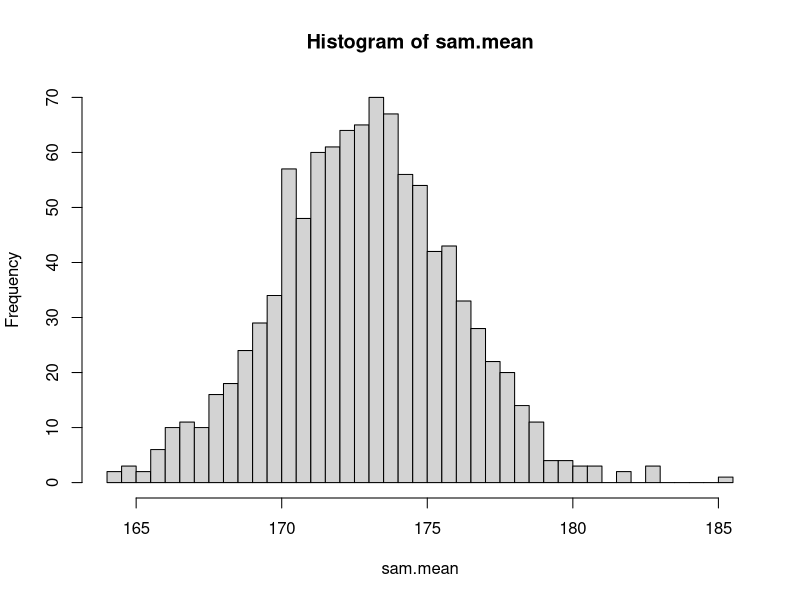
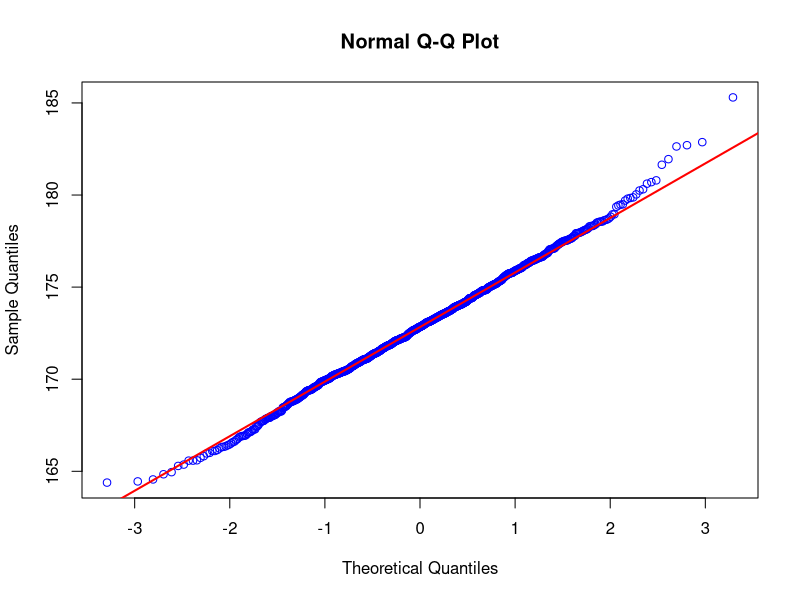
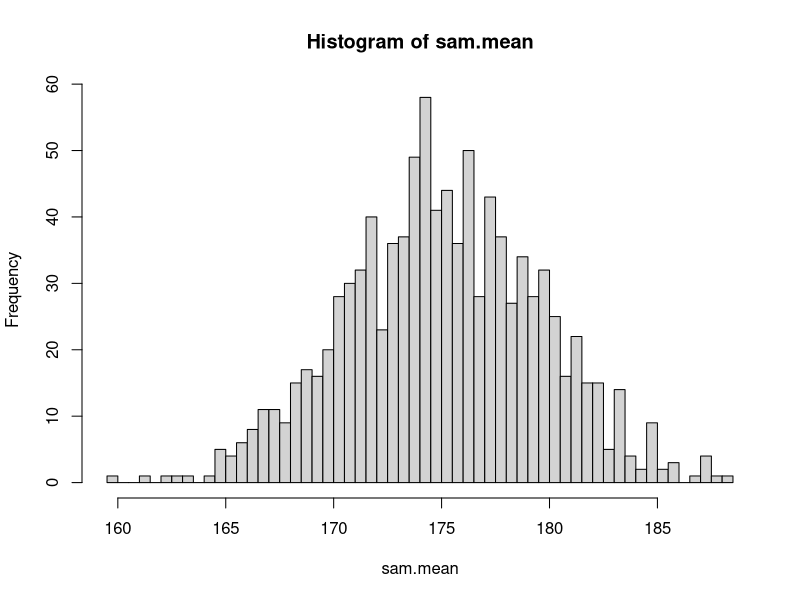
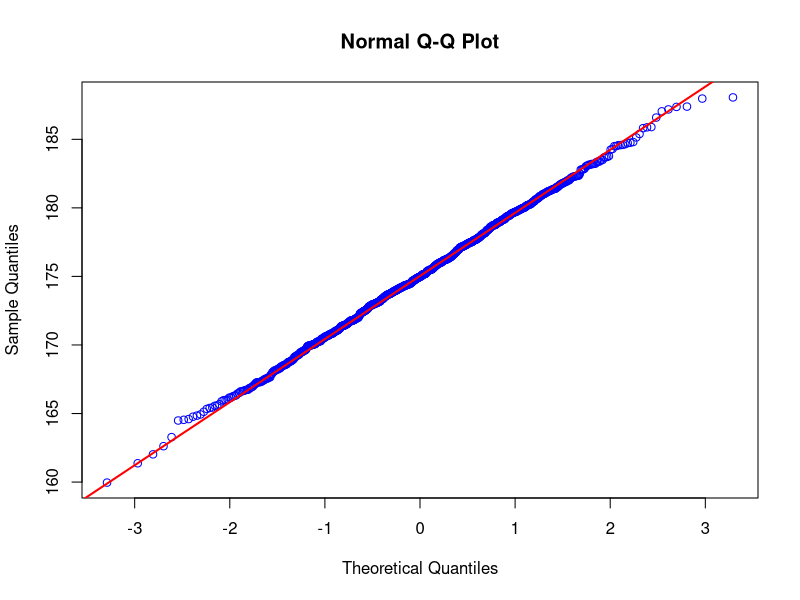

R code for these plots, in order:
# Hypothesis Test

# Sampling from population with normality

set.seed(100)
pop <- rnorm(10000, mean=173, sd=10)
mean(pop)
sd(pop)

sam <- sample(pop, 10, replace=F)
sam
mean(sam)
sd(sam)

sam.mean <- c()
for (i in 1:1000) {
    sam.mean[i] <- mean(sample(pop, 10, replace=F))
}
hist(sam.mean, breaks=50)
mean(sam.mean)
sd(sam.mean)
10 / sqrt(10)

shapiro.test(sam.mean)

qqnorm(sam.mean, col="blue")
qqline(sam.mean, col="red", lwd=2)

# Sampling from population without normality

set.seed(100)
pop <- runif(10000, min=150, max=200)
mean(pop)
sd(pop)

sam <- sample(pop, 10, replace=F)
sam
mean(sam)
sd(sam)

sam.mean <- c()
for (i in 1:1000) {
    sam.mean[i] <- mean(sample(pop, 10, replace=F))
}
hist(sam.mean, breaks=50)
mean(sam.mean)
sd(sam.mean)
10 / sqrt(10)

shapiro.test(sam.mean)

qqnorm(sam.mean, col="blue")
qqline(sam.mean, col="red", lwd=2)

# confidence interval and p-value




